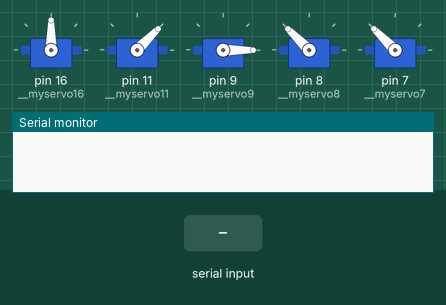
This sketch was run on a simulated Arduino Uno, built with avr-gcc and run on an emulated ATmega328P. On the bench: 5 × servo, the last lines printed to the serial monitor. The test bench sets the inputs (shaded band).

Above: at 1.2 s.
1.3 s: "16,1\n" received over Serial
At 3.8 s:
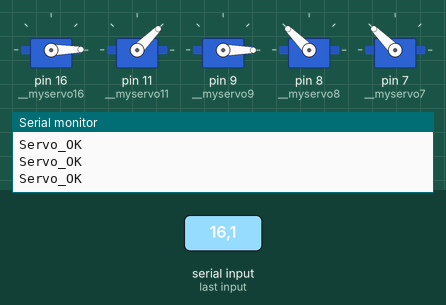
4.3 s: "16,150\n" received over Serial
At 5.08 s:
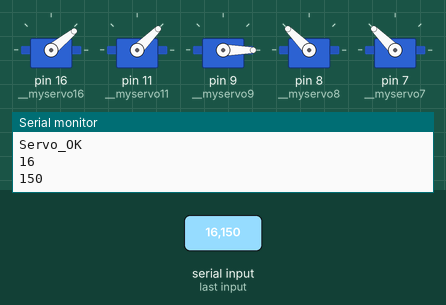
7.3 s: "11,1\n" received over Serial
At 9.3 s:
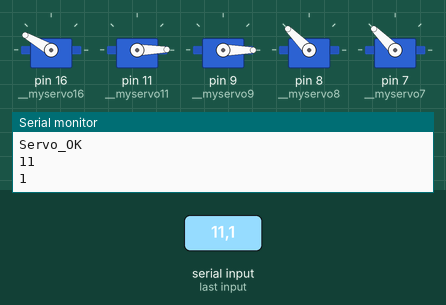
9.7 s: "9,1\n" received over Serial
At 10.48 s:
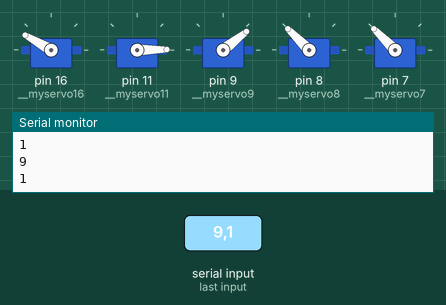
12.7 s: "8,1\n" received over Serial
At 13.47 s:
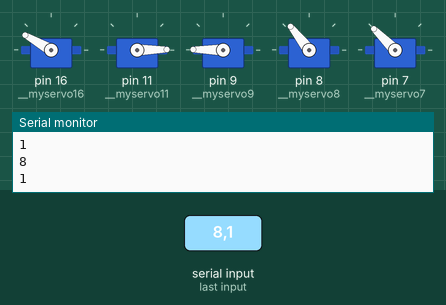
15.7 s: "7,1\n" received over Serial
At 16.5 s:
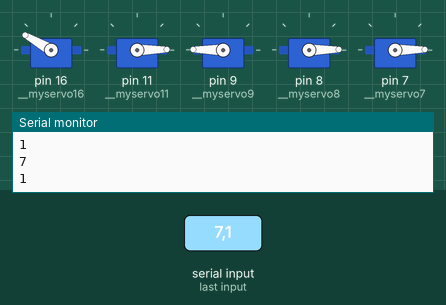
Timing chart, 0 to 18.5 s (numbered marks = the images above; inputs shaded):
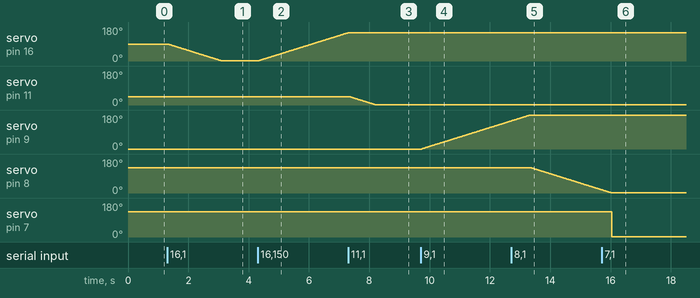

Measured:
- after the input at 1.3 s, servo on pin 16 (__myservo16): moves from 90° to 1° over 1.8 s, starting at once
- after the input at 4.3 s, servo on pin 16 (__myservo16): moves from 1° to 150° over 3.0 s, starting at once
- after the input at 7.3 s, servo on pin 11 (__myservo11): moves from 45° to 1° over 0.86 s, starting at once
- after the input at 9.7 s, servo on pin 9 (__myservo9): moves from 0° to 148° over 3.0 s, starting at once
- after the input at 12.7 s, servo on pin 8 (__myservo8): moves from 135° to 17° over 2.3 s, starting after 0.65 s
- after the input at 15.7 s, servo on pin 7 (__myservo7): 135° → 1° after 0.34 s

The sketch:

Q1ARM_SERIAL.ino
```cpp
#include <Servo.h>

Servo __myservo16;
Servo __myservo11;
Servo __myservo9;
Servo __myservo8;
Servo __myservo7;

String str;

unsigned int servo16_value, servo11_value, servo9_value, servo8_value, servo7_value;

String SA[2];
int A[2];

void setup(void)
{
  Serial.begin(9600);
  __myservo16.attach(16);
  __myservo11.attach(11);
  __myservo9.attach(9);
  __myservo8.attach(8);
  __myservo7.attach(7);

  servo16_value = 90;
  servo11_value = 45;
  servo9_value = 0;
  servo8_value = 135;
  servo7_value = 135;

  __myservo16.write(servo16_value);
  __myservo11.write(servo11_value);
  __myservo9.write(servo9_value);
  __myservo8.write(servo8_value);
  __myservo7.write(servo7_value);


}

void loop(void)
{
  if (Serial.available()) {
    // 讀取傳入的字串直到"\n"結尾
    str = Serial.readStringUntil('\n');

    String_to_Int(str, 2);
    Serial.println(SA[0]);
    Serial.println(A[1]);
  }

  if (SA[0] == "16") {
    int PRE_angle = __myservo16.read();
    if (A[1] >= PRE_angle) {
      for (int angle=PRE_angle;angle<=A[1];angle++){
         __myservo16.write(angle);
         delay(20);
      }
      Serial.println("Servo_OK");
    }
    if (A[1] < PRE_angle) {
      for (int angle=PRE_angle;angle>=A[1];angle--){
         __myservo16.write(angle);
         delay(20);
      }
      Serial.println("Servo_OK");
    }
  }
  if (SA[0] == "11") {
    int PRE_angle = __myservo11.read();
    if (A[1] >= PRE_angle) {
      for (int angle=PRE_angle;angle<=A[1];angle++){
         __myservo11.write(angle);
         delay(20);
      }
    }
    if (A[1] < PRE_angle) {
      for (int angle=PRE_angle;angle>=A[1];angle--){
         __myservo11.write(angle);
         delay(20);
      }
    }
  }
  if (SA[0] == "9") {
    int PRE_angle = 180 - __myservo9.read();
    if (A[1] >= PRE_angle) {
      for (int angle=PRE_angle;angle<=A[1];angle++){
         __myservo9.write(180-angle);
         delay(20);
      }
    }
    if (A[1] < PRE_angle) {
      for (int angle=PRE_angle;angle>=A[1];angle--){
         __myservo9.write(180-angle);
         delay(20);
      }
    }
  }
  if (SA[0] == "8") {
    int PRE_angle = __myservo8.read();
    if (A[1] >= PRE_angle) {
      for (int angle=PRE_angle;angle<=A[1];angle++){
         __myservo8.write(angle);
         delay(20);
      }
    }
    if (A[1] < PRE_angle) {
      for (int angle=PRE_angle;angle>=A[1];angle--){
         __myservo8.write(angle);
         delay(20);
      }
    }
  }
  if (SA[0] == "7") {
    __myservo7.write(A[1]);
  }

}

void String_to_Int(String temp, int count)
{
  int index;

  index = temp.indexOf(',');
  SA[0] = temp.substring(0, index);

  for (int i = 1; i < count; i++) {
    temp = temp.substring(index + 1, temp.length());
    index = temp.indexOf(',');
    SA[i] = temp.substring(0, index);
    A[i] = SA[i].toInt();
  }
}
```
